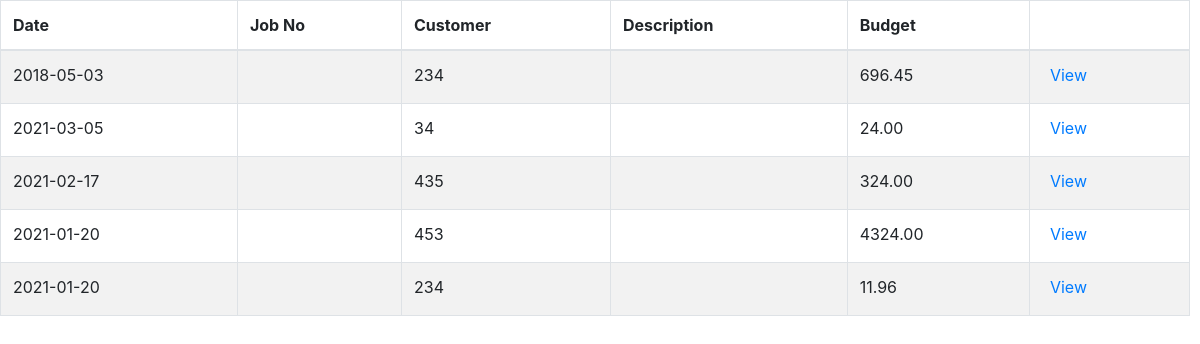
/tables/billing_table.php (signed in), run on an earlier commit of the app's database.
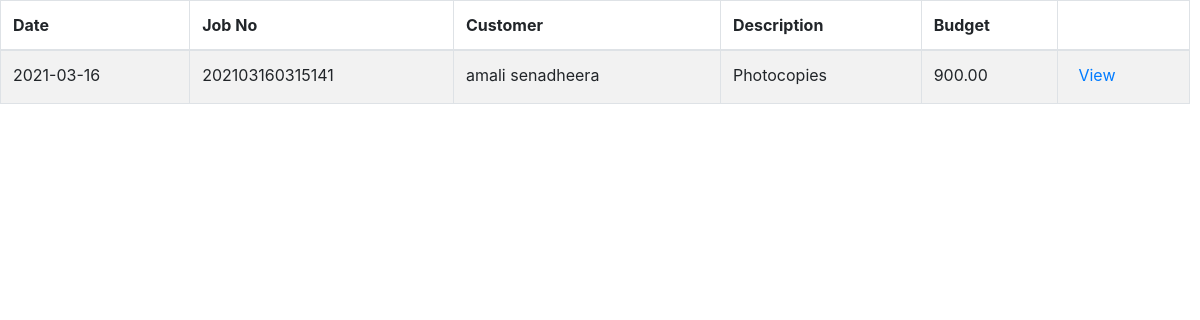
And on a later commit of the database.
### tables this page shows
CREATE TABLE `jobs` (
  `id` int(11) NOT NULL,
  `job_no` varchar(100) NOT NULL,
  `customer` varchar(400) NOT NULL,
  `channel` varchar(100) NOT NULL,
  `job_type` varchar(100) NOT NULL,
  `product` varchar(100) NOT NULL,
  `category` varchar(100) NOT NULL,
  `material` varchar(64) NOT NULL,
  `size` varchar(50) NOT NULL,
  `bind` varchar(50) NOT NULL,
  `colour` text NOT NULL,
  `user_description` varchar(250) NOT NULL,
  `date` date NOT NULL,
  `quantity` decimal(10,2) NOT NULL,
  `budget` decimal(10,2) NOT NULL,
  `discount` decimal(10,2) NOT NULL,
  `discounted` decimal(10,2) NOT NULL,
  `ad_pay_amount` decimal(10,2) NOT NULL,
  `rest` decimal(10,2) NOT NULL,
  `admin_description` varchar(250) NOT NULL,
  `state` enum('request','design','production','reject','QA','complete','dispatch') NOT NULL,
  `accepted_by` varchar(100) NOT NULL,
  `checked_by` varchar(100) NOT NULL,
  `failed_reason` varchar(255) NOT NULL,
  `cash` decimal(10,2) NOT NULL,
  `change_amt` decimal(10,2) NOT NULL,
  `payment` decimal(10,2) NOT NULL,
  `dispatch_day` varchar(100) NOT NULL,
  `dispatch_year` varchar(10) NOT NULL,
  `dispatch_month` varchar(10) NOT NULL,
  `dispatched_by` varchar(150) NOT NULL
);

### tables/billing_table.php (the view, shortened to what this page needs)
<!DOCTYPE html>
<html>
<head>
</head>
<body>
  <?php
   require '../include/config.php';
   $view_status ="complete";
  if(isset($_POST["query"]))
  {
     $search =$_POST["query"];
     $query = "SELECT * FROM jobs WHERE state='$view_status' AND customer LIKE '%".$search."%' ";
  }
  else if(isset($_POST["date"]))
  {
     $bill_date =$_POST["date"];
     $query = "SELECT * FROM jobs WHERE state='$view_status' AND dispatch_day = '$bill_date' ";
  }
  else if(isset($_POST["query"]) && ($_POST["date"]))
  {
     $search =$_POST["query"];
     $bill_date =$_POST["date"];
     $query = "SELECT * FROM jobs WHERE state='$view_status' AND dispatch_day = '$bill_date' AND job_no LIKE '%".$search."%' ";
  }
  else
  {
     $query = "SELECT * FROM jobs WHERE state='$view_status'";
  }
  $result = mysqli_query($conn ,$query);
  if(mysqli_num_rows($result)>0)
  {
    ?>
 <div class="tablealign">
 <?php include('../include/head.php'); ?>
  <table id="example" class="table table-striped table-bordered" style="width:100%">
   <thead>
    <tr>
     <th>Date</th>
     <th>Job No</th>
     <th>Customer</th>
     <th>Description</th>
     <th>Budget</th>
     <th></th>
    </tr>
   </thead>
   <tbody>
   <?php
   while($row = mysqli_fetch_array($result))
   {
    echo '
    <tr>
     <td>'.$row["dispatch_day"].'</td>
     <td>'.$row["job_no"].'</td>
     <td>'.$row["customer"].'</td>
     <td>'.$row["product"].'</td>
     <td>'.$row["budget"].'</td>
      <td><button type="button"  id="' .$row["id"].'" name="'.$row["id"].'" class="btn btn-primary btn-sm view_data" data-toggle="modal" data-target="#myModal" style="background-color: transparent; border: 0px; color: #007bff; font-size: 16px; padding-top: 0px;">View</button></td>
    </tr>';
   }
   ?>
   </tbody>
  </table>
</div>
   <?php
  }
  else
  {
   echo 'Data Not Found';
  }
  ?>
  </body>
  </html>

What changed in the data, as far as the page shows it:
no longer on this page (row edited): jobs: dispatch_day "2018-05-03", customer "234", budget "696.45"
removed jobs: dispatch_day "2021-03-05", customer "34", budget "24.00"
removed jobs: dispatch_day "2021-02-17", customer "435", budget "324.00"
removed jobs: dispatch_day "2021-01-20", customer "453", budget "4324.00"
removed jobs: dispatch_day "2021-01-20", customer "234", budget "11.96"
added jobs: dispatch_day "2021-03-16", job_no "202103160315141", customer "amali senadheera", product "Photocopies", budget "900.00"
